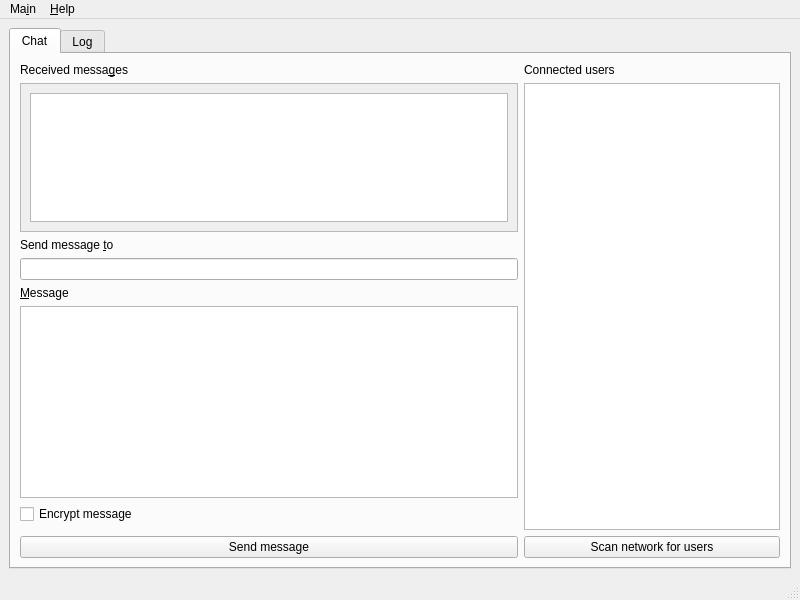
<?xml version="1.0" encoding="UTF-8"?>
<ui version="4.0">
 <class>main</class>
 <widget class="QMainWindow" name="main">
  <property name="geometry">
   <rect>
    <x>0</x>
    <y>0</y>
    <width>800</width>
    <height>600</height>
   </rect>
  </property>
  <property name="sizePolicy">
   <sizepolicy hsizetype="Expanding" vsizetype="Expanding">
    <horstretch>0</horstretch>
    <verstretch>0</verstretch>
   </sizepolicy>
  </property>
  <property name="windowTitle">
   <string>Distributed chat</string>
  </property>
  <widget class="QWidget" name="centralwidget">
   <layout class="QGridLayout" name="gridLayout_2">
    <item row="0" column="0">
     <widget class="QTabWidget" name="tabWidget">
      <property name="currentIndex">
       <number>0</number>
      </property>
      <widget class="QWidget" name="tab_chat">
       <attribute name="title">
        <string>Chat</string>
       </attribute>
       <layout class="QGridLayout" name="gridLayout_3">
        <item row="0" column="1">
         <widget class="QLabel" name="label_4">
          <property name="text">
           <string>Connected users</string>
          </property>
         </widget>
        </item>
        <item row="1" column="0">
         <widget class="QScrollArea" name="scrollArea">
          <property name="sizePolicy">
           <sizepolicy hsizetype="Expanding" vsizetype="Expanding">
            <horstretch>0</horstretch>
            <verstretch>0</verstretch>
           </sizepolicy>
          </property>
          <property name="widgetResizable">
           <bool>true</bool>
          </property>
          <widget class="QWidget" name="scrollAreaWidgetContents">
           <property name="geometry">
            <rect>
             <x>0</x>
             <y>0</y>
             <width>496</width>
             <height>115</height>
            </rect>
           </property>
           <layout class="QGridLayout" name="gridLayout">
            <item row="0" column="0">
             <widget class="QPlainTextEdit" name="recv_messages">
              <property name="enabled">
               <bool>true</bool>
              </property>
              <property name="sizePolicy">
               <sizepolicy hsizetype="Expanding" vsizetype="Expanding">
                <horstretch>0</horstretch>
                <verstretch>0</verstretch>
               </sizepolicy>
              </property>
              <property name="readOnly">
               <bool>true</bool>
              </property>
             </widget>
            </item>
           </layout>
          </widget>
         </widget>
        </item>
        <item row="4" column="0">
         <widget class="QLabel" name="label_2">
          <property name="text">
           <string>&amp;Message</string>
          </property>
          <property name="buddy">
           <cstring>message</cstring>
          </property>
         </widget>
        </item>
        <item row="5" column="0">
         <widget class="QPlainTextEdit" name="message">
          <property name="sizePolicy">
           <sizepolicy hsizetype="Expanding" vsizetype="Fixed">
            <horstretch>0</horstretch>
            <verstretch>0</verstretch>
           </sizepolicy>
          </property>
         </widget>
        </item>
        <item row="6" column="0">
         <widget class="QCheckBox" name="chck_encrypt">
          <property name="text">
           <string>Encrypt message</string>
          </property>
         </widget>
        </item>
        <item row="0" column="0">
         <widget class="QLabel" name="label_3">
          <property name="text">
           <string>Received messa&amp;ges</string>
          </property>
          <property name="buddy">
           <cstring>recv_messages</cstring>
          </property>
         </widget>
        </item>
        <item row="1" column="1" rowspan="7">
         <widget class="QListWidget" name="users">
          <property name="sizePolicy">
           <sizepolicy hsizetype="Fixed" vsizetype="Expanding">
            <horstretch>0</horstretch>
            <verstretch>0</verstretch>
           </sizepolicy>
          </property>
         </widget>
        </item>
        <item row="2" column="0">
         <widget class="QLabel" name="label">
          <property name="text">
           <string>Send message &amp;to</string>
          </property>
          <property name="buddy">
           <cstring>node_id</cstring>
          </property>
         </widget>
        </item>
        <item row="3" column="0">
         <widget class="QLineEdit" name="node_id"/>
        </item>
        <item row="8" column="1">
         <widget class="QPushButton" name="btn_scan">
          <property name="text">
           <string>Scan network for users</string>
          </property>
         </widget>
        </item>
        <item row="8" column="0">
         <widget class="QPushButton" name="button_send">
          <property name="sizePolicy">
           <sizepolicy hsizetype="Minimum" vsizetype="Minimum">
            <horstretch>0</horstretch>
            <verstretch>0</verstretch>
           </sizepolicy>
          </property>
          <property name="text">
           <string>Send message</string>
          </property>
         </widget>
        </item>
       </layout>
      </widget>
      <widget class="QWidget" name="tab_log">
       <attribute name="title">
        <string>Log</string>
       </attribute>
       <layout class="QVBoxLayout" name="verticalLayout_3">
        <item>
         <widget class="QScrollArea" name="scrollArea_2">
          <property name="widgetResizable">
           <bool>true</bool>
          </property>
          <widget class="QWidget" name="scrollAreaWidgetContents_2">
           <property name="geometry">
            <rect>
             <x>0</x>
             <y>0</y>
             <width>98</width>
             <height>96</height>
            </rect>
           </property>
           <layout class="QVBoxLayout" name="verticalLayout_4">
            <item>
             <widget class="QPlainTextEdit" name="logs"/>
            </item>
           </layout>
          </widget>
         </widget>
        </item>
       </layout>
      </widget>
     </widget>
    </item>
   </layout>
  </widget>
  <widget class="QMenuBar" name="menubar">
   <property name="geometry">
    <rect>
     <x>0</x>
     <y>0</y>
     <width>800</width>
     <height>25</height>
    </rect>
   </property>
   <widget class="QMenu" name="menuStart">
    <property name="title">
     <string>Ma&amp;in</string>
    </property>
    <addaction name="actionQuit"/>
   </widget>
   <widget class="QMenu" name="menuHelp">
    <property name="title">
     <string>&amp;Help</string>
    </property>
    <addaction name="actionInfo"/>
   </widget>
   <addaction name="menuStart"/>
   <addaction name="menuHelp"/>
  </widget>
  <widget class="QStatusBar" name="statusbar"/>
  <action name="actionQuit">
   <property name="text">
    <string>&amp;Quit</string>
   </property>
  </action>
  <action name="actionInfo">
   <property name="text">
    <string>&amp;Info</string>
   </property>
  </action>
 </widget>
 <tabstops>
  <tabstop>tabWidget</tabstop>
  <tabstop>scrollArea</tabstop>
  <tabstop>recv_messages</tabstop>
  <tabstop>node_id</tabstop>
  <tabstop>message</tabstop>
  <tabstop>scrollArea_2</tabstop>
  <tabstop>logs</tabstop>
 </tabstops>
 <resources/>
 <connections>
  <connection>
   <sender>actionQuit</sender>
   <signal>triggered()</signal>
   <receiver>main</receiver>
   <slot>close()</slot>
   <hints>
    <hint type="sourcelabel">
     <x>-1</x>
     <y>-1</y>
    </hint>
    <hint type="destinationlabel">
     <x>399</x>
     <y>299</y>
    </hint>
   </hints>
  </connection>
 </connections>
</ui>
